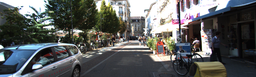
#> input picture 000015.png, 256 x 77 px, shrunk from 1238 x 374 before the run
$ python nick_region_growing.py
#> lines starting #> are read from the running program, lines starting #| are printed output that depends on the picture; after the words box and inside, x2 and y2 are one past the last pixel; in counts of white or black regions, pixels touching at a corner belong together
import matplotlib.pyplot as plt
import numpy as np
import cv2
import os

from time import time
from skimage.segmentation import random_walker

# Type Annotations
from typing import List, Tuple
from cv2.typing import MatLike

def region_growing(img: MatLike, seed: Tuple[int, int], threshold: int) -> np.ndarray:
    '''
    Γυρνάει την μάσκα (0 & 255) της περιοχής βάση του seed που δώσαμε.

    img  -> Εικόνα (αναγκαστικά με γκρι απόχρωση)
    seed -> Το αρχικό pixel που θα ξεκινήσει την αναζήτηση
    '''
    (height, width) = img.shape
    segmented = np.zeros((height, width), np.uint8)
    visited = np.zeros_like(segmented, dtype = bool) # Όλα false αρχικά!

    region_intensity = img[seed]
    region_pixels = [seed]
    neighbors = [
        (-1, -1), (-1, 0), (-1, +1),
        ( 0, -1),          ( 0, +1),
        (+1, -1), (+1, 0), (+1, +1)
    ]

    (count, sum_intensity) = (0, 0)
    while region_pixels:
        (x, y) = region_pixels.pop()
        if visited[x, y]:
            continue;

        visited[x, y] = True
        intensity = int(img[x, y])

        # Δυναμική ενημέρωση του μέσου όρου!
        sum_intensity += intensity
        count += 1
        region_intensity = sum_intensity / count

        if abs(intensity - region_intensity) <= threshold:
            segmented[x, y] = 255 # Άσπρο pixel

            for (dx, dy) in neighbors:
                (xn, yn) = (x + dx, y + dy)
                if (0 <= xn < height) and (0 <= yn < width) and (not visited[xn, yn]):
                    region_pixels.append((xn, yn))

    return segmented;

def apply_grabcut(image: MatLike, mask: np.ndarray) -> np.ndarray:
    '''
    Γυρνάει την τελική μάσκα μετά το GrabCut.

    image -> Έγχρωμη εικόνα (BGR format)
    mask  -> Το αποτέλεσμα του region growing
    '''
    bgModel = np.zeros((1, 65), np.float64)
    fgModel = np.zeros((1, 65), np.float64)

    cv2.grabCut(
        image,
        mask,
        None,
        bgModel,
        fgModel,
        15, # Όσα περισσότερα iterations, τόσο καλύτερα!
        cv2.GC_INIT_WITH_MASK
    )

    # Final binary mask: 1 or 3 = foreground
    grabcut_mask = np.where((mask == 1) | (mask == 3), 255, 0).astype('uint8')

    return grabcut_mask;

# [50 lines left out: functions apply_grabcut_fast, apply_random_walker, not called in this run]

def my_road_detection(image: MatLike,
                      image_color: MatLike,
                      method: str = 'grabcut') -> Tuple[np.ndarray, np.ndarray]:
    '''
    Συνδυάζει region growing και grabcut για να βρει την μάσκα του δρόμου.
    Παράλληλα, εφαρμόζει και κάποιες μορφολογικές μετασχηματίσεις για να καθαρίσει την εικόνα!
    Τέλος, επιστρέφει την τελική μάσκα και το μεγαλύτερο contour που βρήκε.
    '''
    (height, width) = image.shape

    seed_points = (height - 1, width//2) # Το μόνο σίγουρο seed...
    if method == 'grabcut': # Βάση δοκιμών!
        threshold = 5
    elif method == 'grabcut_fast':
        threshold = 10
    elif method == 'random_walker':
        threshold = 15
    seg_result = region_growing(image, seed = seed_points, threshold = threshold)

    ' https://docs.opencv.org/4.x/d9/d61/tutorial_py_morphological_ops.html '
    kernel = np.ones((5, 5), np.uint8)
    temp = cv2.dilate(seg_result, kernel, iterations = 2)
    temp = cv2.morphologyEx(temp, cv2.MORPH_OPEN, kernel)
    temp = cv2.morphologyEx(temp, cv2.MORPH_CLOSE, kernel)

    if method == 'grabcut':
        temp = np.where(temp == 255, cv2.GC_FGD, cv2.GC_PR_BGD).astype('uint8')
        # Εάν seg_result == 255 -> True, τότε GC_FGD, αλλιώς GC_PR_BGD (πιθανό background)
        mask = apply_grabcut(image_color, temp)
    elif method == 'grabcut_fast':
        temp = np.where(temp == 255, cv2.GC_FGD, cv2.GC_PR_BGD).astype('uint8')
        mask = apply_grabcut_fast(image_color, temp, downscale = 0.4)
    elif method == 'random_walker':
        seeds = np.ones_like(temp, dtype = np.uint8) # Όλα background (1)
        seeds[temp == 255] = 2 # Σίγουρα δρόμος, λόγω region growing!
        dilated = cv2.dilate((seeds == 2).astype(np.uint8), kernel, iterations = 6)
        seeds[(dilated == 1) & (seeds != 2)] = 0 # Unknown area!
        mask = apply_random_walker(image, seeds)
    else:
        raise ValueError(f"Άγνωστη μέθοδος: {method}");

    ' https://docs.opencv.org/3.4/d4/d73/tutorial_py_contours_begin.html '
    (contours, _) = cv2.findContours(mask, cv2.RETR_EXTERNAL, cv2.CHAIN_APPROX_SIMPLE)
    largest_contour = max(contours, key = cv2.contourArea) # Μεγαλύτερο contour σε επιφάνεια!
    final_mask = np.zeros_like(mask)
    cv2.drawContours(final_mask, [largest_contour], -1, 255, thickness = cv2.FILLED)

    return (final_mask, largest_contour);

def find_mask_vertices(largest_contour: np.ndarray) -> List[Tuple[int, int]]:
    '''
    Βρίσκει τις κορυφές της περιμέτρου της μάσκας!
    Επιστρέφει λίστα με σημεία [(x, y), (x, y), ...]
    '''
    peri = cv2.arcLength(largest_contour, True) # Υπολογισμός περιμέτρου
    epsilon = 0.01 * peri # Το 0.01 δίνει συνήθως πάνω από 4 σημεία!

    approx = cv2.approxPolyDP(largest_contour, epsilon, True)
    vertices = [tuple(pt[0]) for pt in approx]

    return vertices;

def CH_graham_scan(points: np.ndarray) -> np.ndarray: # Χορηγία του Lab 2!
    if len(points) < 3:
        raise ValueError("No convex hull can be defined with less than 3 points!");

    def orientation(p, q, r):
        return np.cross(q - p, r - q);

    # Initial step - sorting according to angle
    p0_idx = np.argmin(points[:, 1])
    p0 = points[p0_idx]

    # Calculate the polar angle of each point with respect to p0
    angles = np.arctan2(points[:, 1] - p0[1], points[:, 0] - p0[0])

    # Sort the points by angle
    sorted_idx = np.argsort(angles)
    sorted_points = points[sorted_idx]

    stack = [0, 1] # Η λίστα πρχ δείκτες! Σίγουρα το 0 και 1, σκέψου το γιατί!
    ids = np.arange(2, sorted_points.shape[0])

    # Iterating over the rest of the points
    for id in ids:
        # Pop elements from the stack until graham condition is satisfied
        while (len(stack) > 1) and not orientation(sorted_points[stack[-2]],
                                                   sorted_points[stack[-1]],
                                                   sorted_points[id]) > 0:
            stack.pop()

        stack.append(id) # Append current point

    return sorted_points[np.array(stack)];

def lane_separation(image: MatLike,
                    road_mask: np.ndarray) -> Tuple[Tuple[int, int], Tuple[int, int]]:
    '''
    image -> Πρέπει να είναι γκρι εικόνα!
    road_mask -> Μάσκα με 0 & 255
    Επιστρέφει 2 σημεία που ορίζουν την ευθεία που χωρίζει τα 2 lanes!
    '''
    edges = cv2.Canny(image, 50, 150)
    edges = cv2.bitwise_and(edges, road_mask)
    lines = cv2.HoughLines(
        edges,
        rho = 1,
        theta = np.pi/180,
        threshold = 60
    )

    # Βρίσκουμε τη γραμμή πιο κοντά στο κέντρο της μάσκας!
    coords = np.column_stack(np.where(road_mask > 0))
    mask_center_x = int(np.mean(coords[:, 1]))

    best_line = None
    best_score = float('inf')
    for line in lines:
        (rho, theta) = line[0]

        '''
        Κάνει την εύρεση της γραμμής σχεδόν αδύνατη...
        angle_deg = np.degrees(theta)
        if not (80 <= angle_deg <= 100):
            continue; # Μόνο σχεδόν κατακόρυφες γραμμές!
        '''

        (a, b) = (np.cos(theta), np.sin(theta))
        (x0, y0) = (a * rho, b * rho)
        x1 = int(x0 + 1000 * (-b))
        y1 = int(y0 + 1000 * a)
        x2 = int(x0 - 1000 * (-b))
        y2 = int(y0 - 1000 * a)

        center_x = (x1 + x2) // 2 # Δεν δουλεύει πάντα, αλλά είναι γρήγορο κριτήριο!
        dist = abs(center_x - mask_center_x)
        if dist < best_score:
            best_score = dist
            best_line = ((x1, y1), (x2, y2))

    return best_line;

# [49 lines left out: function split_convex_hull, not called in this run]

def my_road_is(
    image: MatLike,
    image_color: MatLike,
    method: str = 'grabcut'
) -> Tuple[List[Tuple[float, float]], List[Tuple[float, float]], np.ndarray]:
    '''
    Επιστρέφει τα 2 lanes (2 convex hulls) που χωρίζουν τον δρόμο σε 2 λωρίδες
    και το convex hull του δρόμου!
    '''
    (road_mask, largest_contour) = my_road_detection(image, image_color, method)
    corners = find_mask_vertices(largest_contour)
    convex_hull = CH_graham_scan(np.array(corners))
    middle_white_line = lane_separation(image, road_mask) # Ή κίτρινη...
    (lane1, lane2) = split_convex_hull(convex_hull, middle_white_line)

    return (lane1, lane2, convex_hull);

# --- Helpers ---

def _ccw(A: Tuple[float, float], B: Tuple[float, float], C: Tuple[float, float]) -> bool:
    ''' Επιστρέφει True αν τα σημεία A, B, C είναι counter-clockwise. '''
    return ((C[1] - A[1]) * (B[0] - A[0])) > ((B[1] - A[1]) * (C[0] - A[0]));

# [92 lines left out: functions intersect, compute_intersection, draw_lanes, draw_road_convex_hull, find_index_of_point, polygon_area, not called in this run]

def compute_c1_channel(image_color: np.ndarray) -> np.ndarray:
    '''
    Υπολογισμός του c1 καναλιού για την έγχρωμη εικόνα (BGR).
    Το αποτέλεσμα είναι float32 και normalized μεταξύ [0, 1]!

    c1(x, y) = arctan(R / max(G, B))

    Paper:
    Random-Walker Monocular Road Detection in
    Adverse Conditions Using Automated
    Spatiotemporal Seed Selection
    '''
    # BGR -> RGB
    image_rgb = cv2.cvtColor(image_color, cv2.COLOR_BGR2RGB).astype(np.float32) + 1e-6
    R = image_rgb[:, :, 0]
    G = image_rgb[:, :, 1]
    B = image_rgb[:, :, 2]

    max_GB = np.maximum(G, B) + 1e-6  # Για αποφυγή διαίρεσης με το 0
    c1 = np.arctan(R / max_GB)

    c1_normalized = (c1 - c1.min()) / (c1.max() - c1.min()) # Κανονικοποίηση στο [0, 1]

    return c1_normalized.astype(np.float32);

# --- Παράδειγμα χρήσης ---

def main():
    base_dir = os.path.dirname(__file__)

    for i in range(0, 10):
        # temp = os.path.join(
        #     base_dir,
        #     'data_road',
        #     'testing',
        #     'image_2',
        #     f'um_00000{i}.png'
        # )
        temp=os.path.join(base_dir,"000015.png")#+"//000015.png"
        img_file = os.path.abspath(temp)

        # Φορτώνουμε γκρι και έγχρωμη εικόνα!
        image = cv2.imread(img_file, cv2.IMREAD_GRAYSCALE)
#> image: shape (77, 256); min 0, max 255, mean 93.6
        image_color = cv2.imread(img_file, cv2.IMREAD_COLOR) # Σε BGR format!
#> image_color is the input picture: shape (77, 256, 3); mean B, G, R 93.7, 94.8, 92.7
        image_c1_channel = compute_c1_channel(image_color)
#> in compute_c1_channel, `image_rgb = cv2.cvtColor(image_color, cv2.COLOR_BGR2RGB).astype(np.flo..`:
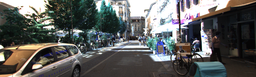
#> image_rgb: shape (77, 256, 3) float32; mean B, G, R 92.7, 94.8, 93.7
#> in compute_c1_channel, `max_GB = np.maximum(G, B) + 1e-6`:
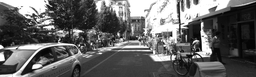
#> max_GB: shape (77, 256) float32; min 2e-06, max 255, mean 100
#> in compute_c1_channel, `c1 = np.arctan(R / max_GB)`:
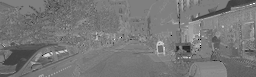
#> c1: shape (77, 256) float32; min 1.11e-07, max 1.57, mean 0.737; drawn with min black and max white

        if image is None or image_color is None:
            print(f"Η εικόνα {img_file} δεν βρέθηκε!")
            continue;

        try:
            start = time()
            (lane1, lane2, convex_hull) = my_road_is(
                image,
                image_color,
                method = 'grabcut'
            )
#> in region_growing, `region_intensity = img[seed]`: region_intensity = 52
#> the loop in region_growing, `while region_pixels:` made 2968 passes
#> (intensity, sum_intensity, region_intensity) on passes 1 to 3: (52, 52, 52), (51, 103, 51.5), (49, 152, 50.67)
#> after the loop in region_growing, `while region_pixels:`:
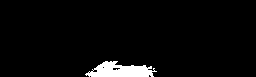
#> segmented: shape (77, 256); 3.7% white; 1 white region, box (x1, y1, x2, y2) and area: (85, 61, 157, 77) 738
#> after the loop in region_growing, `while region_pixels:`:
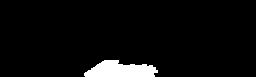
#> visited: shape (77, 256) bool; 4.6% white; 1 white region, box (x1, y1, x2, y2) and area: (84, 60, 158, 77) 906
#> after the loop in region_growing, `while region_pixels:`: count = 906; region_pixels = []; sum_intensity = 49136
#> in my_road_detection, `temp = cv2.dilate(seg_result, kernel, iterations = 2)`: temp: shape (77, 256); 6.5% white; 1 white region, box (x1, y1, x2, y2) and area: (81, 57, 161, 77) 1275
#> in my_road_detection, `temp = cv2.morphologyEx(temp, cv2.MORPH_CLOSE, kernel)`: temp: shape (77, 256); 6.5% white; 1 white region, box (x1, y1, x2, y2) and area: (81, 57, 161, 77) 1280
#> in apply_grabcut, `grabcut_mask = np.where((mask == 1) | (mask == 3), 255, 0).astype('uin..`:
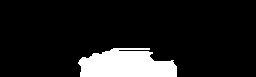
#> grabcut_mask: shape (77, 256); 11.4% white; 1 white region
#> in my_road_detection, `(contours, _) = cv2.findContours(mask, cv2.RETR_EXTERNAL, cv2.CHAIN_AP..`: contours = 1 contour; box (x1, y1, x2, y2) and area: (78, 48, 177, 77) 2092
#> in my_road_detection, `largest_contour = max(contours, key = cv2.contourArea)`: largest_contour = contour of 49 points, box (x1, y1, x2, y2) (78, 48, 177, 77), area 2092
#> in find_mask_vertices, `peri = cv2.arcLength(largest_contour, True)`: peri = 309.5
#> in find_mask_vertices, `epsilon = 0.01 * peri`: epsilon = 3.09
#> in find_mask_vertices, `approx = cv2.approxPolyDP(largest_contour, epsilon, True)`: approx = contour of 11 points, box (x1, y1, x2, y2) (78, 48, 177, 77), area 2142
#> in find_mask_vertices, `vertices = [tuple(pt[0]) for pt in approx]`: vertices = [(78, 62), (80, 76), (176, 76), (173, 60), (154, 61), (149, 56), (152, 52), (118, 50), (149, 48), (113, 48), (82, 57)]
#> in my_road_is, `corners = find_mask_vertices(largest_contour)`: corners has the same summary as vertices in find_mask_vertices
#> in CH_graham_scan, `p0_idx = np.argmin(points[:, 1])`: p0_idx = 8
#> in CH_graham_scan, `p0 = points[p0_idx]`: p0 = [149, 48]
#> in CH_graham_scan, `angles = np.arctan2(points[:, 1] - p0[1], points[:, 0] - p0[0])`: angles = [2.95, 2.76, 0.804, 0.464, 1.2, 1.57, 0.927, 3.08, 0, 3.14, 3.01]
#> in CH_graham_scan, `sorted_idx = np.argsort(angles)`: sorted_idx = [8, 3, 2, 6, 4, 5, 1, 0, 10, 7, 9]
#> in CH_graham_scan, `sorted_points = points[sorted_idx]`: sorted_points = [[149, 48], [173, 60], [176, 76], [152, 52], [154, 61], [149, 56], [80, 76], [78, 62], [82, 57], [118, 50], [113, 48]]
#> in my_road_is, `convex_hull = CH_graham_scan(np.array(corners))`: convex_hull = [[149, 48], [173, 60], [176, 76], [80, 76], [78, 62], [82, 57], [113, 48]]
#> in lane_separation, `edges = cv2.Canny(image, 50, 150)`: edges: shape (77, 256); 22.8% white in thin lines or dots
#> in lane_separation, `edges = cv2.bitwise_and(edges, road_mask)`:
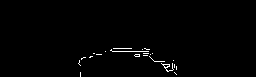
#> edges: shape (77, 256); 0.94% white in thin lines or dots, all inside (x1, y1, x2, y2) = (78, 48, 177, 77)
#> in lane_separation, `lines = cv2.HoughLines( edges, rho = 1, theta = np.pi/180, threshold =..`: lines = None
#> in lane_separation, `coords = np.column_stack(np.where(road_mask > 0))`: coords = 2241 pairs, first value 48 to 76, second value 78 to 176
#> in lane_separation, `mask_center_x = int(np.mean(coords[:, 1]))`: mask_center_x = 125
#> after the loop in lane_separation, `for line in lines:`: best_score = inf
            print(f"Διάρκεια εκτέλεσης: {time() - start:.2f} sec")

            (lane1_area, lane2_area) = (polygon_area(lane1), polygon_area(lane2))
            temp = lane1_area/lane2_area if lane1_area > lane2_area else lane2_area/lane1_area

            # Ζωγραφικήηη
            if temp < 10:
                draw_lanes(image_color, lane1, lane2)
            else:
                print('Δεν βρέθηκε αξιοπιστη διαχωριστική γραμμή! Απλός σχεδιασμός δρόμου...')
                draw_road_convex_hull(image_color, convex_hull)
        except Exception as e:
            print(e)
            print(f"Σφάλμα στην εικόνα {img_file}!")
            continue;

        plt.figure(figsize = (10, 6))

        # Πρέπει να γίνει μετατροπή σε RGB format, για να εμφανιστεί σωστά στο matplotlib!
        plt.imshow(cv2.cvtColor(image_color, cv2.COLOR_BGR2RGB))

        plt.axis('off')
        plt.tight_layout()
        plt.show()
        plt.close()

    return;

if __name__ == "__main__":
    main()
    # [43 lines of commented-out code are left out]
